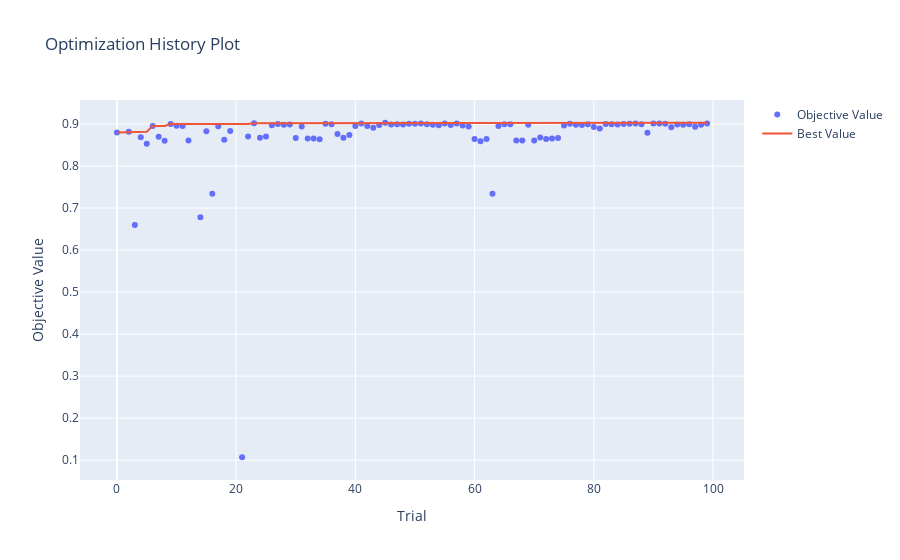

Source (notebook cell):
### Code cell
vis.plot_optimization_history(study)
